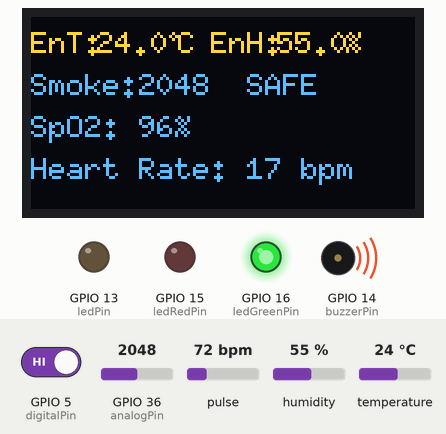
Simulated run of this sketch. Board: ESP32. Shown: 128×64 one-colour display, output pins drawn as LEDs (lit = HIGH), buzzer (waves = sounding, pin HIGH). Inputs (shaded band) come from the test bench; at power-on: GPIO 5 (digitalPin) HIGH, pulse 72 bpm, humidity 55 %, GPIO 36 (analogPin) = 2048, temperature 24 °C. The OLED is the two-colour kind (top 16 rows yellow); WiFi joins after 1.5 s; servers stay silent unless stated; no MQTT or app messages arrive unless stated; what the sketch prints to the serial monitor is not drawn.

Above: at 3.7 s.
3.8 s: GPIO 5 (digitalPin) driven LOW
At 8.1 s:
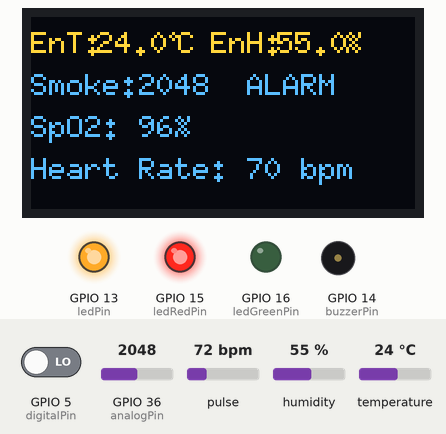
9.8 s: GPIO 5 (digitalPin) driven HIGH
At 10.3 s:
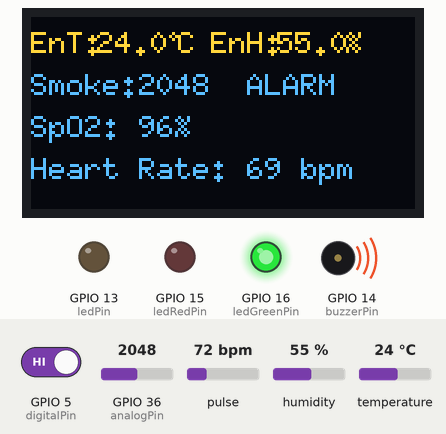
12.2 s: pulse set to 42 bpm
At 14.6 s:
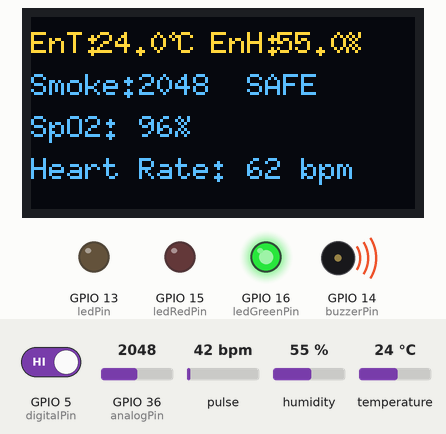
16.3 s: humidity set to 22 %
At 18.5 s:
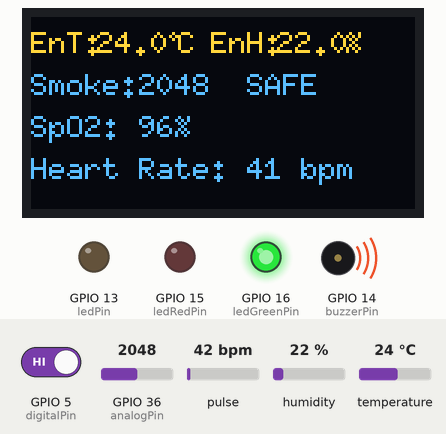
19.3 s: GPIO 36 (analogPin) set to 2866
At 21.0 s:
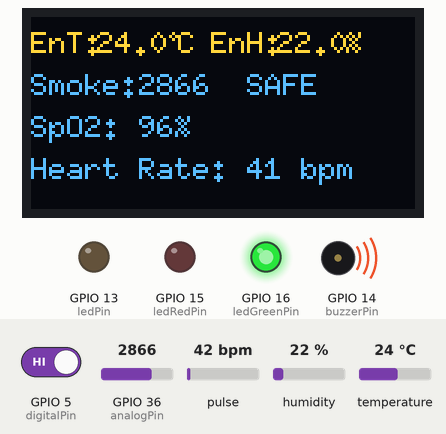
21.3 s: pulse set to 70 bpm
At 22.7 s:
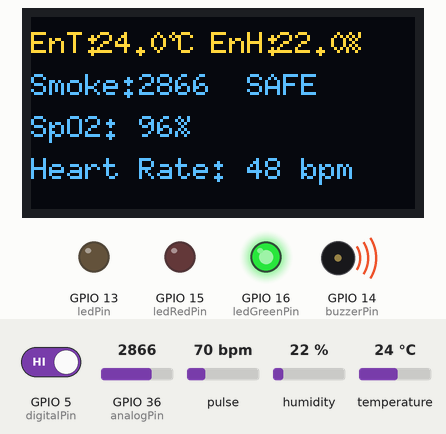
Timing chart, 0 to 24.3 s (numbered marks = the images above; inputs shaded):
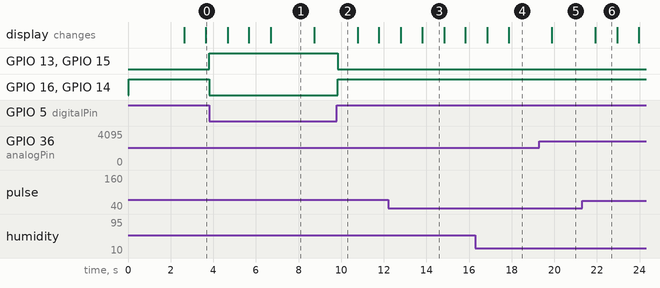

The sketch:

Health.ino
```cpp
/*********************************************
 * 心率 + 血氧 + 环境温湿度 + 烟雾报警
 * 双色LED + 低电平蜂鸣器 + OLED + OneNET MQTT
 * 稳定版：JSON 分段拼接 + 报警记忆上传
 *********************************************/
#include <Arduino.h>
#include <U8g2lib.h>
#include <Wire.h>
#include <WiFi.h>
#include <PubSubClient.h>
#include "DHT.h"
#include "MAX30105.h"
#include "heartRate.h"

// ==================== 你的配置 ====================
const char* ssid = "n97";
const char* password = "qwertyui";
const char* mqttPassword = "version=2018-10-31&res=products%2FDrq3Q0fZ05%2Fdevices%2Fesp32&et=1999999999&method=md5&sign=RD5%2Fkj8iJ9K0btcVXIQGew%3D%3D";

// ==================== OneNET 固定参数 ====================
const char* mqttServer = "studio-mqtt.heclouds.com";
const int   mqttPort   = 1883;
const char* clientId   = "esp32";
const char* username   = "Drq3Q0fZ05";

// 物模型标识符（必须与平台一致）
const char* ATTR_TEMP   = "temperature";
const char* ATTR_HUMI   = "humidity";
const char* ATTR_SMOKE  = "smoke_alarm";
const char* ATTR_HR     = "heart_rate";
const char* ATTR_SPO2   = "spo2";

WiFiClient espClient;
PubSubClient client(espClient);

// ==================== 引脚定义 ====================
#define DHTPIN 4
#define DHTTYPE DHT11
DHT dht(DHTPIN, DHTTYPE);

const int analogPin = 36;
const int digitalPin = 5;
const int ledPin = 13;
const int buzzerPin = 14;      // 低电平触发蜂鸣器
const int ledRedPin = 15;      // 双色LED红
const int ledGreenPin = 16;    // 双色LED绿

// ==================== MAX30102 ====================
MAX30105 particleSensor;

const byte RATE_SIZE = 4;
byte rates[RATE_SIZE];
byte rateSpot = 0;
long lastBeat = 0;
float beatsPerMinute = 0;
int beatAvg = 0;

const int SPO2_SAMPLES = 30;
float irBuffer[SPO2_SAMPLES];
float redBuffer[SPO2_SAMPLES];
int sampleIndex = 0;
bool bufferFull = false;
float spo2 = 0;
bool spo2Valid = false;

// ==================== OLED ====================
U8G2_SSD1306_128X64_NONAME_1_HW_I2C u8g2(U8G2_R0, U8X8_PIN_NONE);

bool lastFingerPresent = false;
float temperature = 0, humidity = 0;
char tempStr[6], humStr[6];

// ========== 血氧计算 ==========
float calculateSpO2(float* red, float* ir, int len) {
  if (len < 10) return 0;
  float redDC = 0, irDC = 0;
  for (int i = 0; i < len; i++) {
    redDC += red[i];
    irDC += ir[i];
  }
  redDC /= len;
  irDC /= len;
  float redAC = 0, irAC = 0;
  for (int i = 0; i < len; i++) {
    redAC += (red[i] - redDC) * (red[i] - redDC);
    irAC += (ir[i] - irDC) * (ir[i] - irDC);
  }
  redAC = sqrt(redAC / len);
  irAC = sqrt(irAC / len);
  if (redDC < 1e-6 || irDC < 1e-6 || irAC < 1e-6) return 0;
  float R = (redAC / redDC) / (irAC / irDC);
  float spo2_calc = 110 - 25 * R;
  if (spo2_calc > 100) spo2_calc = 100;
  if (spo2_calc < 70) spo2_calc = 0;
  return spo2_calc;
}

void resetHeartRate() {
  for (byte i = 0; i < RATE_SIZE; i++) rates[i] = 0;
  rateSpot = 0;
  lastBeat = 0;
  beatsPerMinute = 0;
  beatAvg = 0;
}

void setupWiFi() {
  Serial.print("Connecting to WiFi");
  WiFi.begin(ssid, password);
  unsigned long start = millis();
  while (WiFi.status() != WL_CONNECTED && millis() - start < 15000) {
    delay(500);
    Serial.print(".");
  }
  if (WiFi.status() == WL_CONNECTED) {
    Serial.println("\nWiFi connected, IP: " + WiFi.localIP().toString());
  } else {
    Serial.println("\nWiFi failed, running hardware only.");
  }
}

void reconnectMQTT() {
  if (WiFi.status() == WL_CONNECTED && !client.connected()) {
    Serial.print("MQTT connecting...");
    if (client.connect(clientId, username, mqttPassword)) {
      Serial.println("OK");
    } else {
      Serial.print("FAIL, rc=");
      Serial.println(client.state());
      delay(5000);
    }
  }
}

// ==================== 上报数据 ====================
void uploadData(float temp, float hum, bool smoke, int hr, float spo2_val, bool spo2_valid) {
  if (!client.connected()) {
    reconnectMQTT();
    if (!client.connected()) {
      Serial.println("Upload skipped (no MQTT)");
      return;
    }
  }

  String topic = "$sys/" + String(username) + "/" + String(clientId) + "/thing/property/post";

  String payload = "{";
  payload += "\"id\":\"" + String(millis()) + "\",";
  payload += "\"version\":\"1.0\",";
  payload += "\"params\":{";

  payload += "\"" + String(ATTR_TEMP) + "\":{\"value\":" + String(temp, 1) + "},";
  payload += "\"" + String(ATTR_HUMI) + "\":{\"value\":" + String(hum, 1) + "},";
  payload += "\"" + String(ATTR_SMOKE) + "\":{\"value\":" + String(smoke ? "true" : "false") + "},";
  payload += "\"" + String(ATTR_HR) + "\":{\"value\":" + String(hr) + "},";
  if (spo2_valid) {
    payload += "\"" + String(ATTR_SPO2) + "\":{\"value\":" + String(spo2_val, 0) + "}";
  } else {
    payload += "\"" + String(ATTR_SPO2) + "\":{\"value\":0}";
  }

  payload += "}}";

  Serial.print("Uploading: ");
  Serial.println(payload);

  if (client.publish(topic.c_str(), payload.c_str())) {
    Serial.println("Upload success");
  } else {
    Serial.println("Upload failed");
  }
}

void setup() {
  Serial.begin(115200);
  Wire.begin();
  Wire.setClock(100000);

  u8g2.begin();
  u8g2.setFont(u8g2_font_6x10_tf);

  dht.begin();

  particleSensor.begin(Wire, I2C_SPEED_STANDARD);
  particleSensor.setup();
  particleSensor.setPulseAmplitudeRed(0x1F);
  particleSensor.setPulseAmplitudeIR(0x1F);
  particleSensor.setPulseAmplitudeGreen(0x00);

  pinMode(digitalPin, INPUT);
  pinMode(ledPin, OUTPUT);
  digitalWrite(ledPin, LOW);

  pinMode(buzzerPin, OUTPUT);
  pinMode(ledRedPin, OUTPUT);
  pinMode(ledGreenPin, OUTPUT);
  digitalWrite(buzzerPin, HIGH);
  digitalWrite(ledRedPin, LOW);
  digitalWrite(ledGreenPin, HIGH);

  setupWiFi();
  client.setServer(mqttServer, mqttPort);
  reconnectMQTT();

  delay(1000);
  Serial.println("System Ready");
}

void loop() {
  // 维持连接
  if (!client.connected()) {
    reconnectMQTT();
  }
  client.loop();

  // 传感器采集
  long irValue = particleSensor.getIR();
  long redValue = particleSensor.getRed();
  bool fingerPresent = (irValue > 30000);

  if (lastFingerPresent && !fingerPresent) {
    resetHeartRate();
  }
  lastFingerPresent = fingerPresent;

  if (fingerPresent) {
    if (checkForBeat(irValue)) {
      long delta = millis() - lastBeat;
      lastBeat = millis();
      beatsPerMinute = 60000.0 / delta;
      if (beatsPerMinute > 30 && beatsPerMinute < 220) {
        rates[rateSpot++] = (byte)beatsPerMinute;
        rateSpot %= RATE_SIZE;
        beatAvg = 0;
        for (byte x = 0; x < RATE_SIZE; x++) beatAvg += rates[x];
        beatAvg /= RATE_SIZE;
      }
    }
  } else {
    beatsPerMinute = 0;
  }

  if (fingerPresent && irValue > 50000 && redValue > 50000) {
    irBuffer[sampleIndex] = irValue;
    redBuffer[sampleIndex] = redValue;
    sampleIndex++;
    if (sampleIndex >= SPO2_SAMPLES) {
      sampleIndex = 0;
      bufferFull = true;
    }
    if (bufferFull) {
      float spo2_val = calculateSpO2(redBuffer, irBuffer, SPO2_SAMPLES);
      if (spo2_val > 0) {
        spo2 = spo2_val;
        spo2Valid = true;
      } else {
        spo2Valid = false;
      }
    }
  } else {
    sampleIndex = 0;
    bufferFull = false;
    spo2Valid = false;
    spo2 = 0;
  }

  // 烟雾报警（实时检测）
  int digitalVal = digitalRead(digitalPin);
  bool alarm = (digitalVal == LOW);
  static bool smokeDetected = false;
  if (alarm) {
    smokeDetected = true;  // 只要有过报警，就记住
  }

  // 硬件控制（仍用实时 alarm）
  if (alarm) {
    digitalWrite(buzzerPin, LOW);
    digitalWrite(ledRedPin, HIGH);
    digitalWrite(ledGreenPin, LOW);
    digitalWrite(ledPin, HIGH);
  } else {
    digitalWrite(buzzerPin, HIGH);
    digitalWrite(ledRedPin, LOW);
    digitalWrite(ledGreenPin, HIGH);
    digitalWrite(ledPin, LOW);
  }

  // 每秒更新显示（用实时 alarm 显示状态）
  static unsigned long lastUpdate = 0;
  if (millis() - lastUpdate >= 1000) {
    lastUpdate = millis();

    float h = dht.readHumidity();
    float t = dht.readTemperature();
    if (isnan(h)) h = 0;
    if (isnan(t)) t = 0;
    temperature = t;
    humidity = h;
    dtostrf(temperature, 0, 1, tempStr);
    dtostrf(humidity, 0, 1, humStr);

    int analogVal = analogRead(analogPin);
    const char* smokeStatus = alarm ? "ALARM" : "SAFE";

    u8g2.firstPage();
    do {
      u8g2.setDrawColor(0);
      u8g2.drawBox(0, 0, 128, 12);
      u8g2.drawBox(0, 14, 128, 12);
      u8g2.drawBox(0, 28, 128, 12);
      u8g2.drawBox(0, 42, 128, 12);
      u8g2.setDrawColor(1);

      int x = 0;
      u8g2.drawStr(x, 12, "EnT:");
      x += u8g2.getStrWidth("EnT:");
      u8g2.drawStr(x, 12, tempStr);
      x += u8g2.getStrWidth(tempStr);
      u8g2.drawStr(x, 12, "\xb0");
      x += u8g2.getStrWidth("\xb0");
      u8g2.drawStr(x, 12, "C");
      x += u8g2.getStrWidth("C");
      u8g2.drawStr(x, 12, " ");
      x += u8g2.getStrWidth(" ");
      u8g2.drawStr(x, 12, "EnH:");
      x += u8g2.getStrWidth("EnH:");
      u8g2.drawStr(x, 12, humStr);
      x += u8g2.getStrWidth(humStr);
      u8g2.drawStr(x, 12, "%");

      char line2[30];
      sprintf(line2, "Smoke:%d  %s", analogVal, smokeStatus);
      u8g2.drawStr(0, 26, line2);

      char line3[30];
      if (spo2Valid && spo2 > 70) {
        sprintf(line3, "SpO2: %.0f%%", spo2);
      } else {
        sprintf(line3, "SpO2: ---%%");
      }
      u8g2.drawStr(0, 40, line3);

      char line4[30];
      if (!fingerPresent) {
        sprintf(line4, "Heart Rate: -- bpm");
      } else if (beatAvg == 0) {
        sprintf(line4, "Heart Rate: 00 bpm");
      } else {
        sprintf(line4, "Heart Rate: %d bpm", beatAvg);
      }
      u8g2.drawStr(0, 54, line4);
    } while (u8g2.nextPage());

    Serial.printf("T:%.1f H:%.1f Smoke:%d %s SpO2:%.0f HR_Avg:%d\n",
                  temperature, humidity, analogVal, smokeStatus, spo2, beatAvg);
  }

  // ★ 每10秒上报，使用记忆标志 ★
  static unsigned long lastUploadTime = 0;
  if (millis() - lastUploadTime >= 10000) {
    lastUploadTime = millis();
    uploadData(temperature, humidity, smokeDetected, beatAvg, spo2, spo2Valid);
    smokeDetected = false;  // 上报后清除记忆
  }

  delay(20);
}
```

Measured:
- after the input at 3.8 s, GPIO 13 (ledPin), GPIO 15 (ledRedPin): LOW → HIGH at once; GPIO 16 (ledGreenPin), GPIO 14 (buzzerPin): HIGH → LOW at once; the display: first changes after 0.87 s (image 1 shows a later state)
- after the input at 9.8 s, GPIO 13 (ledPin), GPIO 15 (ledRedPin): HIGH → LOW at once; GPIO 16 (ledGreenPin), GPIO 14 (buzzerPin): LOW → HIGH at once
- after the input at 19.3 s, the display: changes after 0.58 s (image 5)
- after the input at 21.3 s, the display: changes after 0.62 s (image 6)
- what the display in image 1 shows lasts 2.0 s, from 6.7 s to 8.7 s
- what the display in image 6 shows lasts 1.0 s, from 21.9 s to 22.9 s
